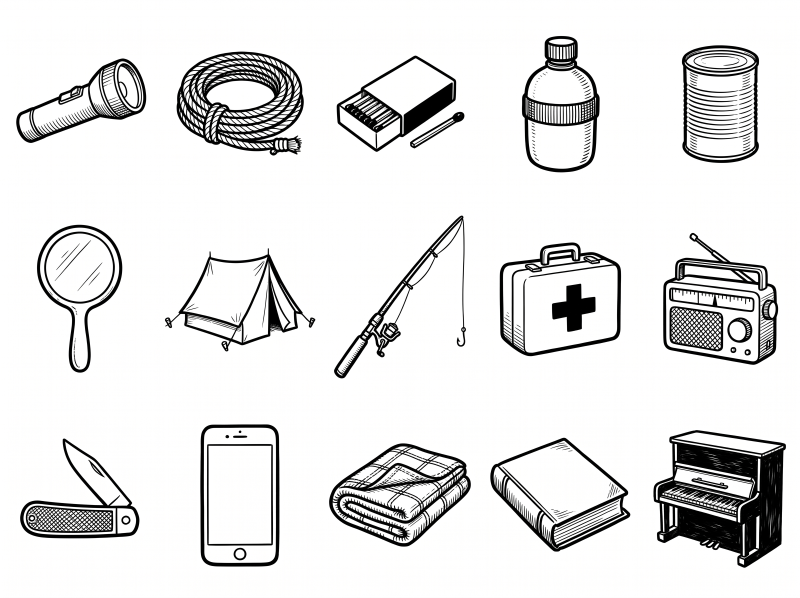
#> input picture lessons-6/art/sheets/L6_s1_items.jpg, 2400 x 1792 px (shown at 1/3 size); its folder holds only this picture in this run
$ python slice_sheets.py
#> lines starting #> are read from the running program, lines starting #| are printed output that depends on the picture; after the words box and inside, x2 and y2 are one past the last pixel; in counts of white or black regions, pixels touching at a corner belong together
from PIL import Image
import numpy as np
from scipy import ndimage as ndi
SH={
 's1_items':(5,3,'flashlight rope matches water tinned_food mirror tent fishing_rod first_aid_kit radio knife phone blanket book piano'),
 's2_props':(5,4,'sun_cream kite teddy_bear life_ring salt coconut net paddle map snake mushroom crab helicopter tide palm_tree hot_sun fire_out dead_radio backpack biscuits'),
 's3_people':(4,2,'p_hurt_ankle p_very_hot p_afraid_night p_tired p_cold p_hungry p_swimming p_waving_ship'),
 's4_events':(5,2,'ev_storm_shelter ev_crate ev_ankle ev_rain_fire ev_plane ev_shark_raft ev_water_gone ev_parrot_rope ev_coconut_tree ev_boat_sunset'),
 's5_vocab':(3,2,'w_stranded w_rescue w_shipwreck w_signal w_shelter w_raft'),
 's6_scenes':(3,2,'sc_storm sc_sinking sc_wreckage sc_island_far sc_sunset_boat sc_bags'),
 's7_extras':(3,3,'x_raft_logs x_sailboat x_big_fire x_no_seawater x_ship_far x_meal x_swimmer_far x_wave_hand x_point'),
}
def cut(name,cols,rows,names,dil):
#> called with name = 's1_items', cols = 5, rows = 3, dil = 24
    im=Image.open(f'sheets/L6_{name}.jpg').convert('L');a=np.array(im);H,W=a.shape
#> after `H, W = a.shape`: H = 1792; W = 2400
    dark=a<170
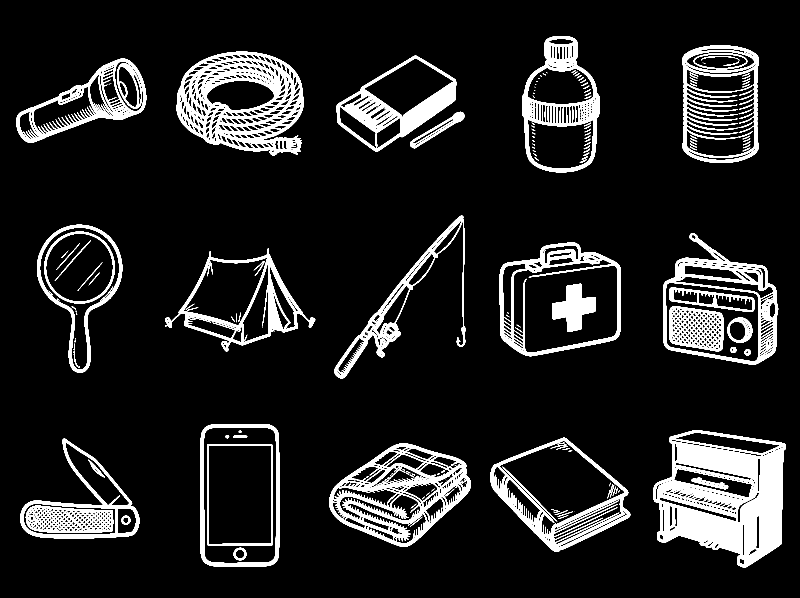
#> dark: shape (1792, 2400) bool (shown at 1/3 size); 11% white; 236 white regions (70 under 20 px), largest, box (x1, y1, x2, y2) and area: (1960, 1290, 2358, 1703) 88955, (530, 155, 911, 467) 48842, (987, 1330, 1413, 1640) 38231
    m=ndi.binary_dilation(dark,iterations=dil)
#> m: shape (1792, 2400) bool; 34.1% white; 15 white regions, largest, box (x1, y1, x2, y2) and area: (1936, 1266, 2382, 1727) 156131, (1965, 675, 2359, 1118) 127404, (506, 131, 935, 491) 117291
    lab,n=ndi.label(m)
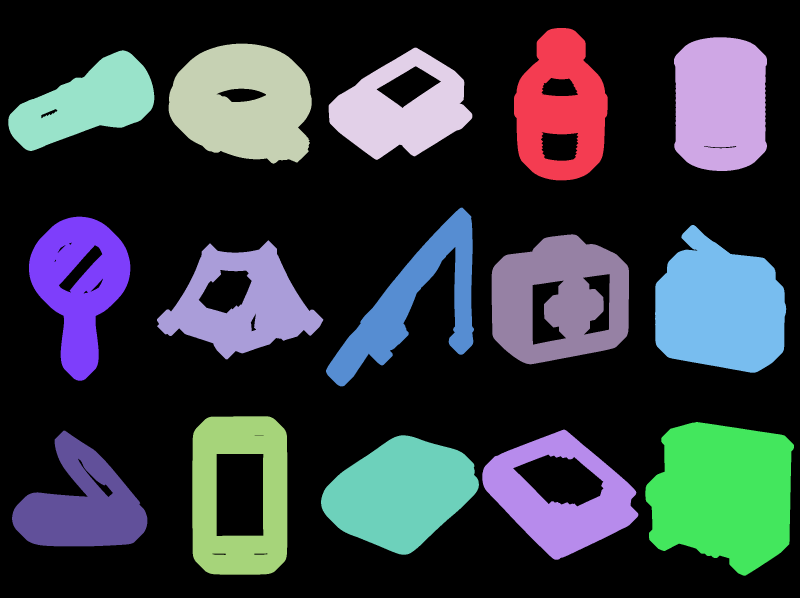
#> lab: shape (1792, 2400) int32 (shown at 1/3 size); 16 distinct labels, from 0 to 15; one colour per label, 0 black
#> n = 15
    cx=[(c+.5)*W/cols for c in range(cols)];cy=[(r+.5)*H/rows for r in range(rows)]
#> after `cx = [(c + 0.5) * W / cols for c in range(cols)]`: cx = [240, 720, 1200, 1680, 2160]
#> after `cy = [(r + 0.5) * H / rows for r in range(rows)]`: cy = [298.7, 896, 1493.3]
    boxes={}
    objs=ndi.find_objects(lab)
#> objs = 15 items
    for i,sl in enumerate(objs):
        ys,xs=sl
        area=(lab[sl]==i+1).sum()
        if area<400: continue
        x=(xs.start+xs.stop)/2;y=(ys.start+ys.stop)/2
        c=int(np.argmin([abs(x-v) for v in cx]));r=int(np.argmin([abs(y-v) for v in cy]))
        b=boxes.get((r,c),[W,H,0,0]);boxes[(r,c)]=[min(b[0],xs.start),min(b[1],ys.start),max(b[2],xs.stop),max(b[3],ys.stop)]
#> this loop made 15 passes
#> (area, x, y, c, r) on passes 1 to 12: (85706, 1682.5, 312.5, 3, 0), (99946, 2161.5, 312.5, 4, 0), (117291, 720.5, 311, 1, 0), (80663, 1201.5, 311.5, 2, 0), (71753, 244, 302, 0, 0), (76184, 1200, 891, 2, 1), (83243, 239, 896, 0, 1), (127404, 2162, 896.5, 4, 1), (113482, 1681, 898, 3, 1), (86577, 720.5, 899.5, 1, 1), (95726, 719.5, 1486.5, 1, 2), (156131, 2159, 1496.5, 4, 2)
#> after the loop, boxes = 15 items
    res=[]
    for k,nm in enumerate(names.split()):
        r,c=divmod(k,cols);b=boxes.get((r,c))
        if not b: print('MISSING',name,nm);continue
        p=dil+6;x0,y0,x1,y1=max(0,b[0]-0),max(0,b[1]-0),min(W,b[2]),min(H,b[3])
        x0=max(0,x0-p//2);y0=max(0,y0-p//2);x1=min(W,x1+p//2);y1=min(H,y1+p//2)
        g=a[y0:y1,x0:x1].astype(float)
        # outside background -> transparent, interior white stays opaque
        white=g>225
        lab2,_=ndi.label(white)
        edge=set(np.unique(np.concatenate([lab2[0],lab2[-1],lab2[:,0],lab2[:,-1]])))-{0}
        outside=np.isin(lab2,list(edge))
        alpha=np.where(outside,255-g,255).clip(0,255)
        rgb=np.where(outside,0,g)
        out=np.dstack([rgb,rgb,rgb,alpha]).astype('uint8')
        Image.fromarray(out,'RGBA').save(f'cuts/L6_{nm}.png')
        res.append((nm,(x1-x0,y1-y0)))
#> this loop made 15 passes
#> (b, x0, y0, x1, y1) on passes 1 to 12: ([25, 151, 463, 453], 10, 136, 478, 468), ([506, 131, 935, 491], 491, 116, 950, 506), ([986, 143, 1417, 480], 971, 128, 1432, 495), ([1542, 84, 1823, 541], 1527, 69, 1838, 556), ([2022, 112, 2301, 513], 2007, 97, 2316, 528), ([87, 650, 391, 1142], 72, 635, 406, 1157), ([471, 721, 970, 1078], 456, 706, 985, 1093), ([978, 623, 1422, 1159], 963, 608, 1437, 1174), ([1475, 703, 1887, 1093], 1460, 688, 1902, 1108), ([1965, 675, 2359, 1118], 1950, 660, 2374, 1133), ([36, 1292, 442, 1639], 21, 1277, 457, 1654), ([577, 1249, 862, 1724], 562, 1234, 877, 1739)
#> pass 1, in cut, `lab2,_=ndi.label(white)`:
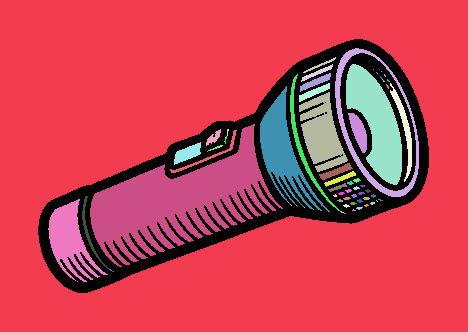
#> lab2: shape (332, 468) int32; 82 distinct labels, from 0 to 81; one colour per label, 0 black
#> pass 1, in cut, `outside=np.isin(lab2,list(edge))`:
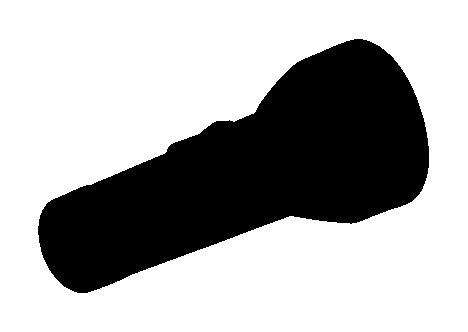
#> outside: shape (332, 468) bool; 68.4% white; 1 black region, box (x1, y1, x2, y2) and area: (38, 39, 429, 293) 49048
#> after the loop:
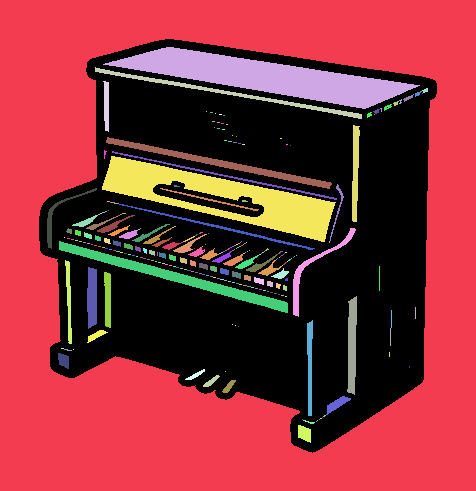
#> lab2: shape (491, 476) int32; 263 distinct labels, from 0 to 262; one colour per label, 0 black
#> after the loop:
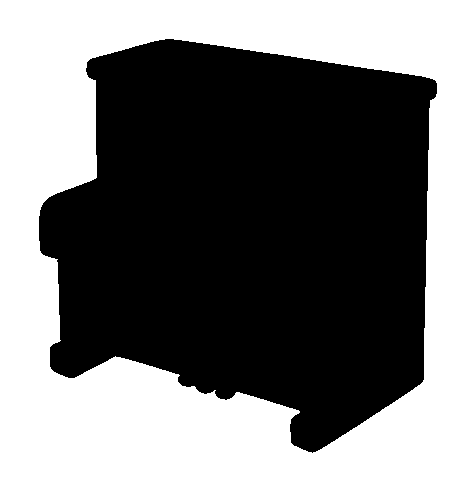
#> outside: shape (491, 476) bool; 47.8% white; 1 white region, box (x1, y1, x2, y2) and area: (0, 0, 476, 491) 111601
#> after the loop:
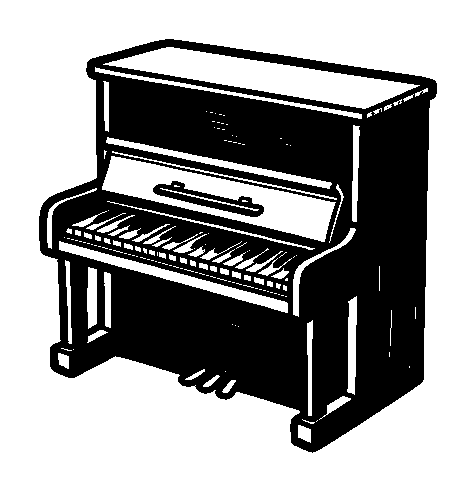
#> white: shape (491, 476) bool; 60.1% white; 3 black regions (1 under 20 px), largest, box (x1, y1, x2, y2) and area: (39, 39, 437, 453) 91878, (153, 181, 264, 217) 1335
#> after the loop, res = 15 items
    return res
if __name__=='__main__':
    for nm,(c,r,names) in SH.items():
#> (the run stopped early here; a loop or call above may not have finished)
